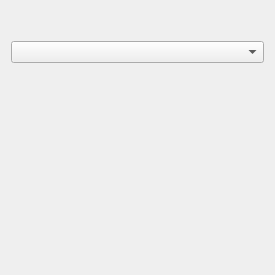
<?xml version="1.0" encoding="UTF-8"?>
<ui version="4.0">
 <class>ImageConverterPanel</class>
 <widget class="QWidget" name="ImageConverterPanel">
  <property name="geometry">
   <rect>
    <x>0</x>
    <y>0</y>
    <width>275</width>
    <height>275</height>
   </rect>
  </property>
  <property name="sizePolicy">
   <sizepolicy hsizetype="Expanding" vsizetype="Fixed">
    <horstretch>1</horstretch>
    <verstretch>1</verstretch>
   </sizepolicy>
  </property>
  <property name="minimumSize">
   <size>
    <width>275</width>
    <height>275</height>
   </size>
  </property>
  <property name="windowTitle">
   <string>Form</string>
  </property>
  <property name="styleSheet">
   <string notr="true"/>
  </property>
  <layout class="QGridLayout" name="gridLayout_2">
   <item row="0" column="0">
    <layout class="QGridLayout" name="gridLayout">
     <property name="topMargin">
      <number>30</number>
     </property>
     <item row="0" column="0">
      <widget class="QComboBox" name="cbxImageConverters">
       <property name="sizePolicy">
        <sizepolicy hsizetype="Expanding" vsizetype="Fixed">
         <horstretch>0</horstretch>
         <verstretch>0</verstretch>
        </sizepolicy>
       </property>
       <property name="styleSheet">
        <string notr="true"/>
       </property>
      </widget>
     </item>
     <item row="1" column="0">
      <layout class="QGridLayout" name="layImageConverterArea" rowstretch="0" columnstretch="0">
       <property name="leftMargin">
        <number>0</number>
       </property>
       <property name="topMargin">
        <number>0</number>
       </property>
       <property name="rightMargin">
        <number>0</number>
       </property>
       <property name="bottomMargin">
        <number>0</number>
       </property>
       <item row="0" column="0">
        <widget class="QWidget" name="widget" native="true">
         <property name="sizePolicy">
          <sizepolicy hsizetype="Expanding" vsizetype="Expanding">
           <horstretch>1</horstretch>
           <verstretch>1</verstretch>
          </sizepolicy>
         </property>
         <property name="styleSheet">
          <string notr="true"/>
         </property>
        </widget>
       </item>
      </layout>
     </item>
    </layout>
   </item>
  </layout>
 </widget>
 <resources/>
 <connections/>
</ui>
